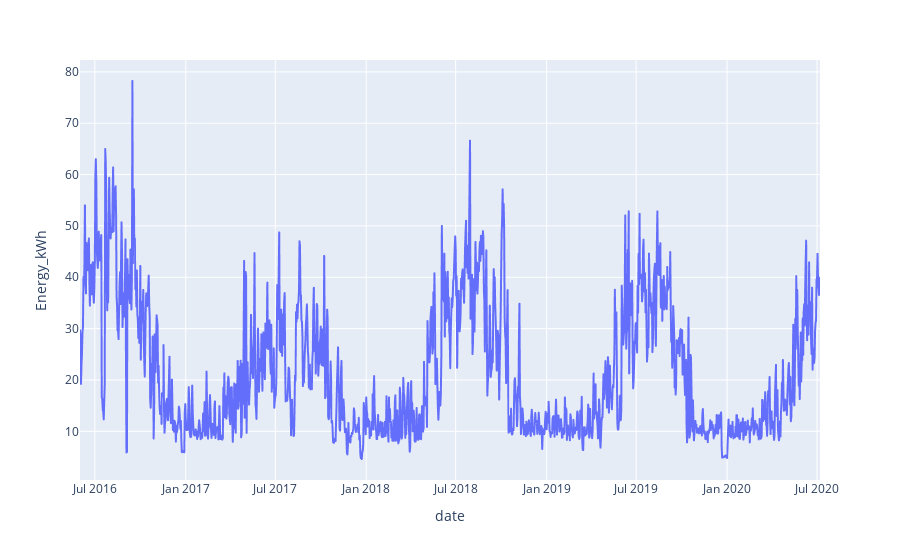

Notebook code for this chart:
### Code cell
fig = px.line(df, x='date', y='Energy_kWh')
fig.show()

### Figure 1 — Plotly figure (JSON) as saved in the notebook; plotly's stock layout.template omitted (floating-point values rounded to 4 significant figures; data arrays with more than 128 entries replaced by an {"elided": "..."} marker saying what was removed)
{"data": [{"hovertemplate": "date=%{x}<br>Energy_kWh=%{y}<extra></extra>", "legendgroup": "", "line": {"color": "#636efa", "dash": "solid"}, "marker": {"symbol": "circle"}, "mode": "lines", "name": "", "showlegend": false, "type": "scattergl", "x": {"elided": "1498 str values"}, "xaxis": "x", "y": {"elided": "1498 float values"}, "yaxis": "y"}], "layout": {"legend": {"tracegroupgap": 0}, "margin": {"t": 60}, "xaxis": {"anchor": "y", "domain": [0, 1], "title": {"text": "date"}}, "yaxis": {"anchor": "x", "domain": [0, 1], "title": {"text": "Energy_kWh"}}}}
